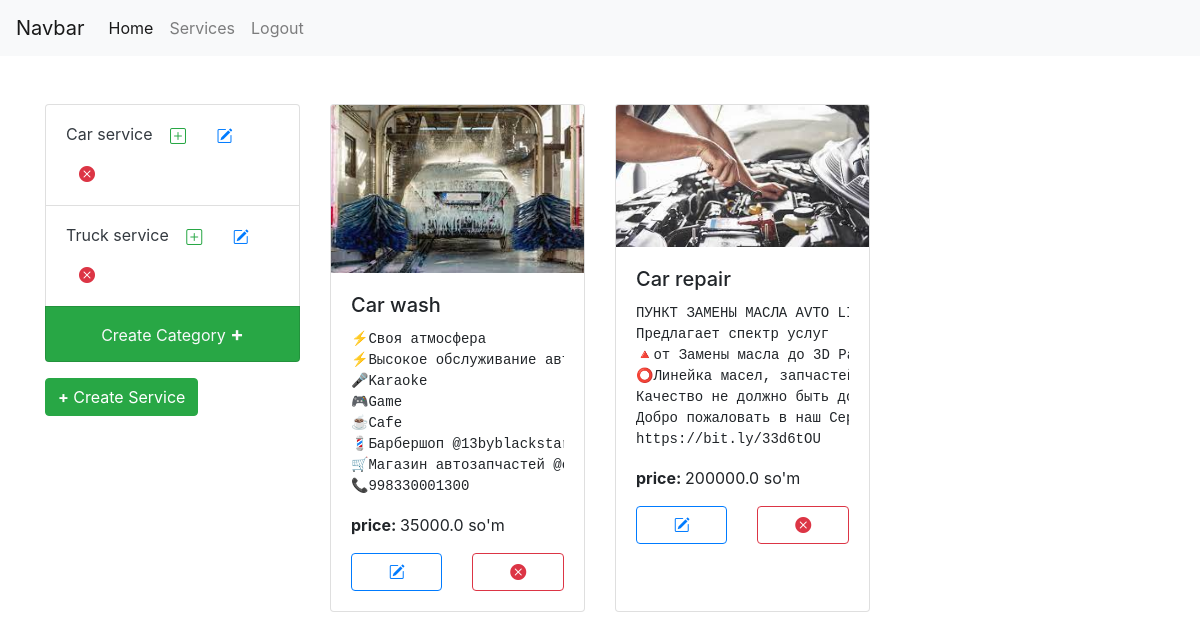
The page /s/ (signed in) on the database as committed earlier.
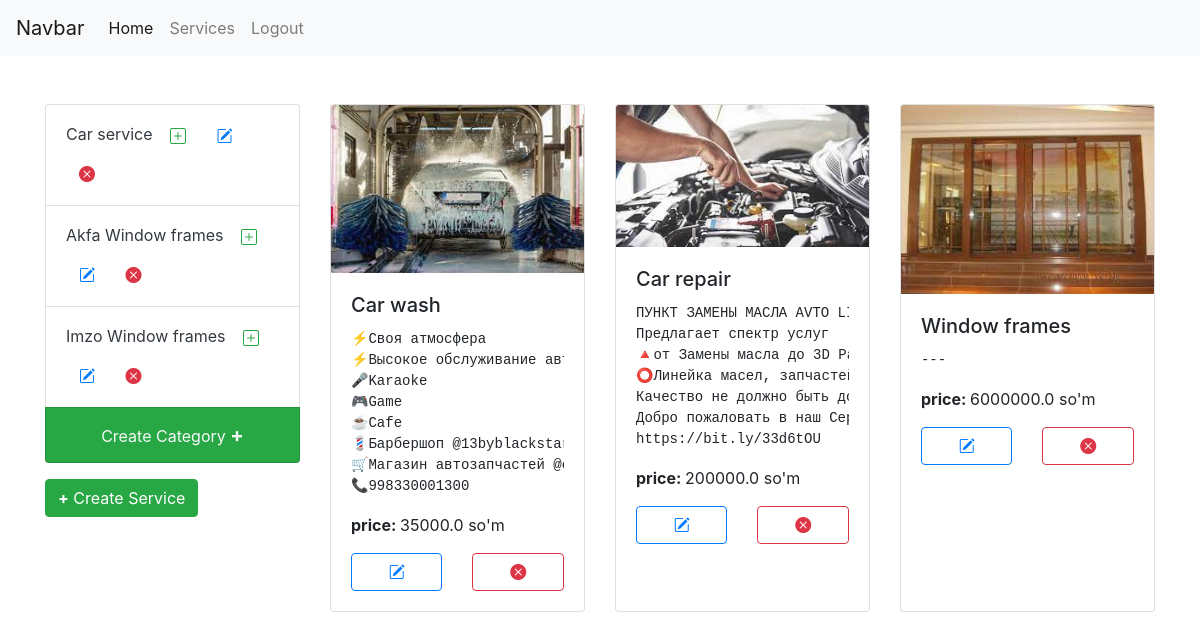
The same page on the database as committed later.
### serviceApp/models.py (models this page shows, shortened)
class CategoryModel(Model):
    name = CharField(max_length=255)

class ServiceModel(Model):
    name = CharField(max_length=255)
    image = ImageField(upload_to='service', default='default-service.png')
    price = FloatField()
    description = TextField()
    category = ForeignKey(CategoryModel, on_delete=SET_NULL, null=True)

### serviceApp/decorators.py (the view)
    def wrapper_func(request, *args, **kwargs):
        if request.user.is_authenticated:
            return view_func(request, *args, **kwargs)
        else:
            return redirect("/login/")

### serviceApp/views.py (called while the page is built)
@login_required
def services(request):
    categories = CategoryModel.objects.all()
    try:
        activeCategory = int(request.GET.get('category'))
    except:
        activeCategory = None
    if activeCategory:
        queryset = ServiceModel.objects.filter(category_id=activeCategory)
    else:
        queryset = ServiceModel.objects.all()
    return render(request, 'services/services.html',
                  {'queryset':queryset, 'categories':categories,
                   'active':activeCategory,
                   })

### serviceApp/templates/services/services.html (shortened to what this page needs)
{% extends "base.html" %}
{% block content %}
    <div class="container">
        <div class="row">
            <div class="col-lg-3 mb-4">
          <div class="list-group">
              {% for category in categories %}
                  <li class="list-group-item list-group-item-action {% if category.id == active %}active{% endif %}">
                      <a href="?category={{ category.id }}"
                         class="link d-inline-block text-dark">
                            {{ category.name }}
                      </a>
                      <a class="text-success btn bi bi-plus-square" href="{% url "cs-create" category.id %}"></a>
                      <a class="text-primary btn bi bi-pencil-square" href="{% url "c-update" category.id %}"></a>
                      <a class="text-danger btn bi bi-x-circle-fill" href="{% url "c-delete" category.id %}"></a>
                  </li>
              {% endfor %}
                <a href="{% url 'c-create' %}"
                   class="text-light list-group-item list-group-item-action
                    bg-success d-inline-block text-center">
                    <span>Create Category
                        <b style="font-size: 20px">+</b>
                    </span>
                </a>
              </div>
            <a href="{% url 's-create' %}" class="my-3 btn btn-success">
                <b>+</b> Create Service
            </a>
            </div>
            <div class="col-lg-9 mb-5">
                <div class="row">
                {% if queryset %}
                    {% for object in queryset %}
                        <div class="col-lg-4 col-md-6 mb-4">
                            <div class="card h-100 w-100">
                              <img src="{{ object.image.url }}" class="card-img-top" alt="...">
                              <div class="card-body">
                                <h5 class="card-title">{{ object.name }}</h5>
                                <pre class="card-text">{{ object.description }}</pre>
                                  <b>price: </b> {{ object.price }} so'm
                                <div class="row">
                                    <div class="col-6">
                                        <a href="{% url 's-update' object.id %}" class="bi bi-pencil-square btn btn-outline-primary w-100 mt-3">
                                        </a>
                                    </div>
                                      <div class="col-6">
                                        <a href="{% url 's-delete' object.id %}" class="bi bi-x-circle-fill btn btn-outline-danger w-100 mt-3">
                                        </a>
                                    </div>
                                </div>
                              </div>
                            </div>
                        </div>
                    {% endfor %}
                {% else %}
                    <div class="mt-5 mx-5 w-100 alert alert-danger">
                        <h3 class="text-center">
                            Not found Services
                        </h3>
                    </div>
                {% endif %}
            </div>
            </div>
        </div>
    </div>
{% endblock %}

### serviceApp/templates/base.html (shortened to what this page needs)
<!doctype html>
<html lang="en">
<head>
    <link rel="stylesheet" href="https://stackpath.bootstrapcdn.com/bootstrap/4.3.1/css/bootstrap.min.css">
    <link rel="stylesheet" href="https://cdn.jsdelivr.net/npm/bootstrap-icons@1.3.0/font/bootstrap-icons.css">
</head>
<body>
    <nav class="navbar navbar-expand-lg navbar-light bg-light mb-5">
      <a class="navbar-brand" href="#">Navbar</a>
      <div class="collapse navbar-collapse" id="navbarSupportedContent">
        <ul class="navbar-nav mr-auto">
          {% if request.user.is_authenticated %}
              <li class="nav-item active">
                <a class="nav-link" href="{% url 'home' %}">Home</a>
              </li>
              <li class="nav-item">
                <a class="nav-link" href="{% url 'services' %}">Services</a>
              </li>
              <li class="nav-item">
                <a class="nav-link" href="{% url 'logout' %}">Logout</a>
              </li>
          {% else %}
              <li class="nav-item">
                <a class="nav-link" href="{% url 'login' %}">login</a>
              </li>
          {% endif %}
        </ul>
      </div>
    </nav>
    {% block content %}
    {% endblock %}
</body>
</html>

### serviceApp/templates/services/services.html (style rules this page uses)
a.link, a.link:hover { text-decoration: none; }

Rows that differ between the two databases and show on the page:
removed CategoryModel: name "Truck service"
added CategoryModel: name "Akfa Window frames"
added CategoryModel: name "Imzo Window frames"
added ServiceModel: image (picture), name "Window frames", description "---", price "6000000.0"
